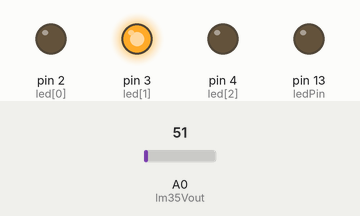
Simulated run of this sketch. Board: Arduino Uno, built with avr-gcc and run on an emulated ATmega328P. Parts: output pins drawn as LEDs (lit = HIGH). The test bench sets the inputs (shaded band); at power-on: A0 (lm35Vout) = 51. What the sketch prints to the serial monitor is not drawn.

Above: at 1.2 s.
1.3 s: A0 (lm35Vout) set to 78
2.8 s: A0 (lm35Vout) set to 90
At 3.6 s:
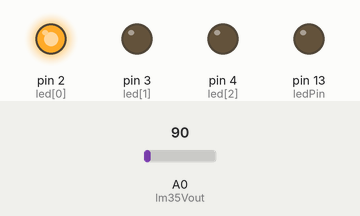
4.5 s: A0 (lm35Vout) set to 30
At 4.8 s:
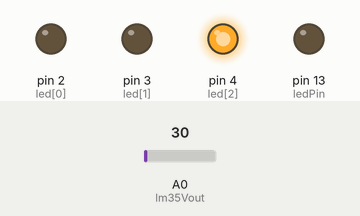
7.5 s: A0 (lm35Vout) set to 39
9.0 s: A0 (lm35Vout) set to 49
At 9.7 s:
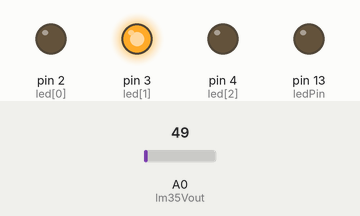
Timing chart, 0 to 11.5 s (numbered marks = the images above; inputs shaded):
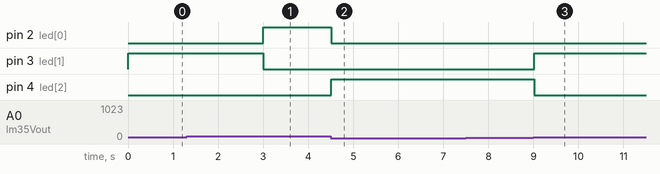

Measured:
- the behaviour switches between 81 and 82 on A0 (lm35Vout) (found by bisection; images 0 and 1)
- the behaviour switches between 43 and 44 on A0 (lm35Vout) (found by bisection; images 2 and 3)
- after the input at 2.8 s, pin 2 (led[0]): LOW → HIGH after 0.21 s; pin 3 (led[1]): HIGH → LOW after 0.21 s
- after the input at 4.5 s, pin 2 (led[0]): HIGH → LOW at once; pin 4 (led[2]): LOW → HIGH at once
- after the input at 9.0 s, pin 3 (led[1]): LOW → HIGH at once; pin 4 (led[2]): HIGH → LOW at once

The sketch:

temperatureSensor.ino
```cpp
#include <SoftwareSerial.h>

SoftwareSerial btSerial(8,9);//RX,TX
float vol;
const int lm35Vout=0;                      //LM35 輸出連接至類比接腳 A0
const int led[3]={2,3,4};                  //LED 連接數位接腳 2~4
int showLED;
int val;
int tempPin = 1;
const int ledPin =  13;
int n;
void setup()
{
  Serial.begin(9600);
  pinMode(LED_BUILTIN, OUTPUT);
  pinMode(ledPin, OUTPUT);
  for(int i=0;i<=2;i++)
     {
         pinMode(led[i],OUTPUT);           //設定數位接腳 2~4 為輸出模式
         digitalWrite(led[i],LOW);         //關閉LED
     }
}
void loop()
{
  long degree;                          //宣告 degree 變數
     degree=lm35(lm35Vout);

n = analogRead(A0);
  vol = n * (5.0 / 1023.0*100);
  Serial.print("temperature\n");
  Serial.print(vol);
  Serial.print("C'");
  if(degree>=40)                        //溫度大於等於 40°C？
        showLED=0;                         //溫度大於等於 40°C，點亮紅色 LED
     if(degree<40 && degree>20)
        showLED=1;                         //溫度介於 20~40°C，點亮藍色 LED
     if(degree<=20)
        showLED=2;                         //溫度小於等於 20°C，點亮綠色 LED
     displayLED();
  if(degree > 40){
    Serial.print("temp is high . notice!!!\n");

  }
  delay(500);
/* uncomment this to get temperature in farenhite
Serial.print("TEMPRATURE = ");
Serial.print(farh);
Serial.print("*F");
Serial.println();
*/
   if(btSerial.available()){
        char i = btSerial.read();
    Serial.println(i);
    if(i == 1){
      Serial.println("Led On");
      digitalWrite(2,HIGH);
    }
    if(i == 2){
      Serial.println("Led Off");
      digitalWrite(2,LOW);
    }

   }
}
long lm35(int lm35Vout)
{
     int value;                            //宣告 value 變數
     long degree;                          //宣告 degree 變數
     value=analogRead(lm35Vout);           //讀取溫度數位值
     degree=(long)value*500/1024;          //轉換成攝氏溫度值
     return degree;                        //傳回攝氏溫度
}
void displayLED()
{
     for(int i=0;i<=2;i++)                 //關閉所有 LED
         digitalWrite(led[i],LOW);
     digitalWrite(led[showLED],HIGH);      //依溫度範圍條件點亮 LED
}
```
